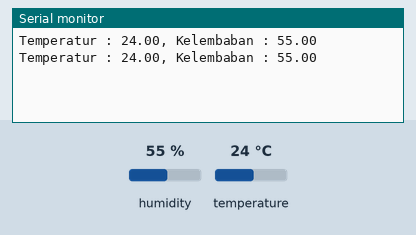
The sketch below on a simulated Arduino Uno, built with avr-gcc and run on an emulated ATmega328P. On the bench: the last lines printed to the serial monitor. The inputs (shaded band) are chosen by the test bench; at power-on: humidity 55 %, temperature 24 °C.

Above: at 2.1 s.
2.2 s: humidity set to 22 %
At 4.6 s:
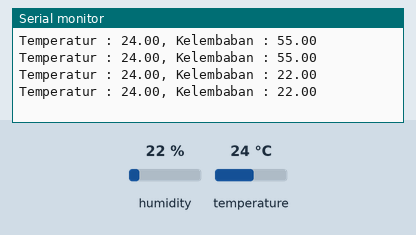
4.9 s: temperature set to 12 °C
At 5.8 s:
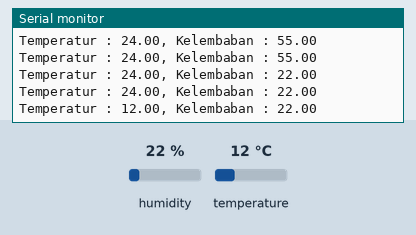
7.6 s: humidity set to 40 %
At 8.8 s:
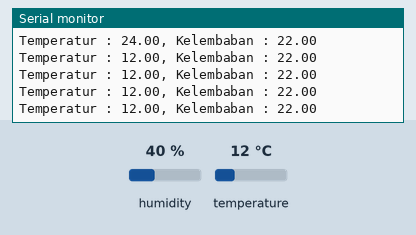
Timing chart, 0 to 10.6 s (numbered marks = the images above; inputs shaded):
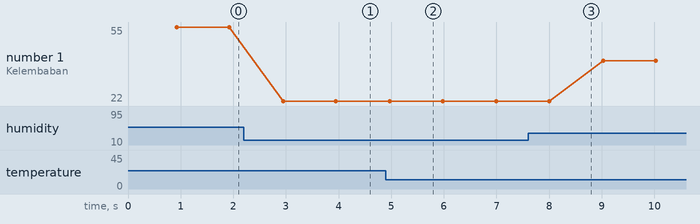

Measured:
- after the input at 2.2 s, the serial monitor: prints a new line after 0.75 s (image 1)
- after the input at 4.9 s, the serial monitor: prints a new line after 0.07 s (image 2)
- plotted number 1: 55 → 22 after the input at 2.2 s, 22 → 40 after the input at 7.6 s

The sketch:

DHTtester.ino
```cpp
#include "DHT.h"
#define DHTTYPE DHT11
int dhtPin = 14;
DHT dht(dhtPin, DHTTYPE);

float temp;
float hum;

void setup()
{
  Serial.begin(9600);
  pinMode(dhtPin ,INPUT) ;
  dht.begin();
  delay(900) ;
}

void loop()
{
  temp = dht.readTemperature();
  hum = dht.readHumidity();
  Serial.print("Temperatur : ");
  Serial.print(temp);
  Serial.print(", Kelembaban : ");
  Serial.println(hum);
  delay(1000);
}
```
